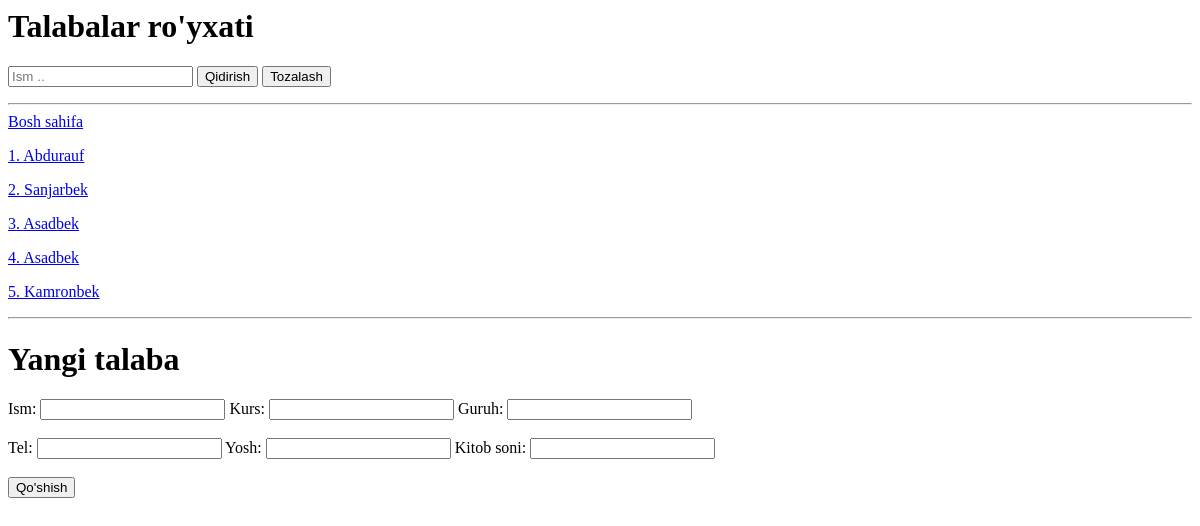
The app's page /talabalar/, older data.
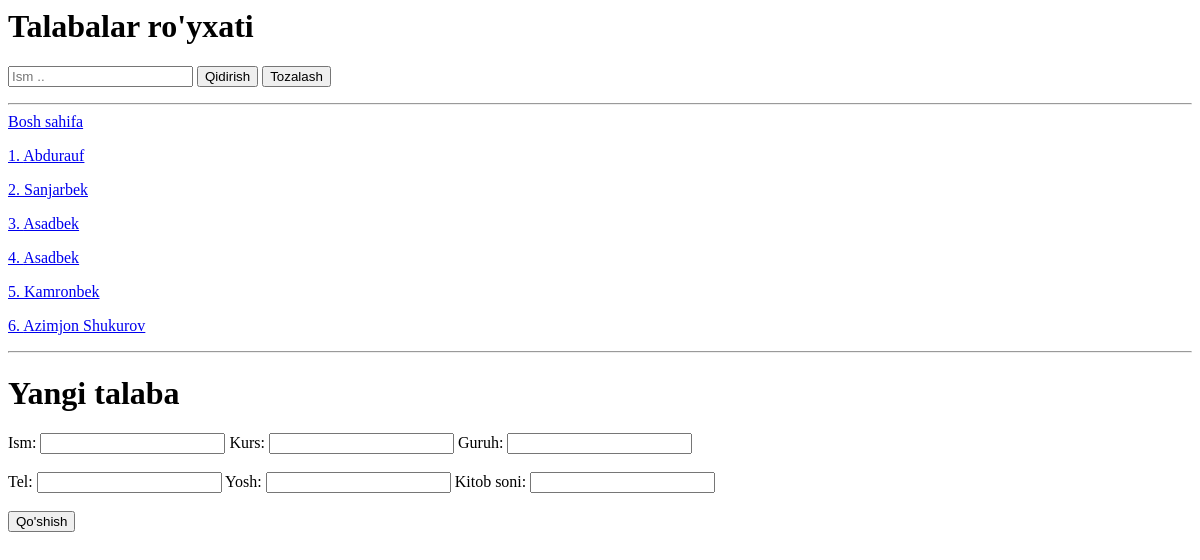
The same page, newer data.
### main/models.py (models this page shows, shortened)
class Talaba(models.Model):
    ism = models.CharField(max_length=255)
    yosh = models.PositiveSmallIntegerField()
    telefon_raqam = models.CharField(max_length=15)
    guruh = models.CharField(max_length=255)
    kurs = models.PositiveSmallIntegerField(validators=[MinValueValidator(1), MaxValueValidator(4)], default=1)
    kitob_soni = models.PositiveSmallIntegerField(default=0)
    class Meta:
        verbose_name = 'Talaba'
        verbose_name_plural = 'Talabalar'

### main/views.py (the view, shortened to what this page needs)
# urls.py: path('talabalar/', talabalar_view, name='talabalar'),
def talabalar_view(request):
    talabalar = Talaba.objects.all()
    search = request.GET.get('search')
    if search is not None:
        talabalar = talabalar.filter(ism__contains=search)
    context = {
        'talabalar': talabalar,
        'search': search
    }
    return render(request, 'talabalar.html', context)

### templates/talabalar.html (shortened to what this page needs)
<h1>Talabalar ro'yxati</h1>
<form>
    <input name="search" type="text" placeholder="Ism .."
    >
    <button type="submit">Qidirish</button>
    <a href="/talabalar/">
        <button type="button">Tozalash</button>
    </a>
</form>
<hr>
<a href="/">Bosh sahifa</a>
{% for talaba in talabalar %}
<a href="/talabalar/{{ talaba.id }}/">
    <p>{{ forloop.counter }}. {{ talaba.ism }}</p>
</a>
{% endfor %}
<hr>
<h1>Yangi talaba</h1>
<form method="post">
    <label>Ism:</label>
    <input type="text" name="ism">
    <label>Kurs:</label>
    <input type="number" name="kurs">
    <label>Guruh:</label>
    <input type="text" name="guruh">
    <br><br>
    <label>Tel:</label>
    <input type="text" name="telefon_raqam">
    <label>Yosh:</label>
    <input type="number" name="yosh">
    <label>Kitob soni:</label>
    <input type="number" name="kitob_soni">
    <br><br>
    <button>Qo'shish</button>
</form>

Row changes from the older to the newer data that the page shows:
added Talaba: ism "Azimjon Shukurov"
